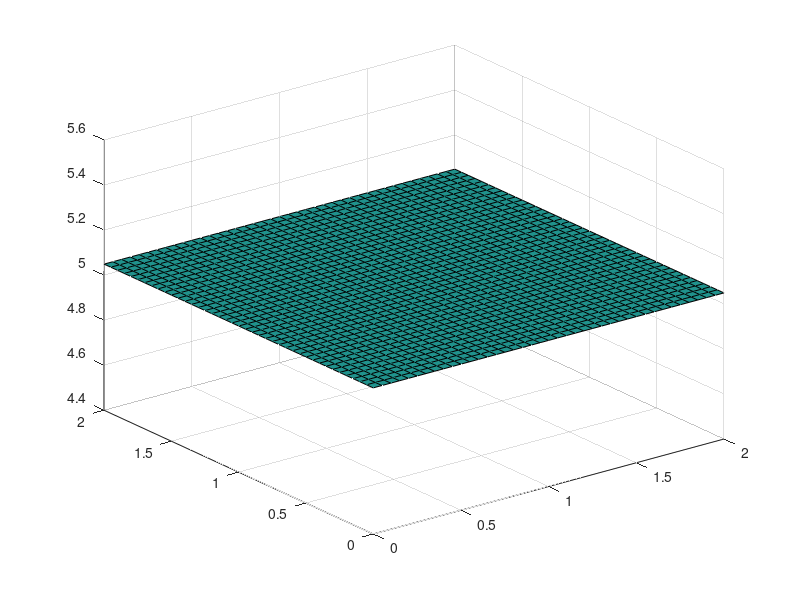

Source code (MATLAB): (Note: this script raises an error after producing the figure.)
clear all;
figure
M = 3;
hm = [1:M];
hm = sort(hm,'descend');
R=2;
Pij = zeros(M,M);
Pij(1,1) = (2^R-1)/hm(1);
 

Pija = zeros(M,M);
Pija(1,1) = (2^R-1)/hm(1);
for m = 2 : M
    for i = 1 : m
        prod1 = 1;
        for p =1 : m
            prod1 = prod1 * hm(m)/(hm(m)*sum(Pija(p:m-1,p))+1);
        end

        Pija(m,i) = (exp(R)/prod1)^(1/m) - (hm(m)*sum(Pija(i:m-1,i)) +1 )/hm(m);


    end
end 

Eall = sum(sum(Pija)) 

%exhaustive search
Pvec = [0:0.05:2];
for i =1 : length(Pvec)
    for j = 1 : length(Pvec)
        P31 = Pvec(i); P32 = Pvec(j);
        R31 = log(1+P31*hm(3)/(hm(3)*(Pija(1,1)+Pija(2,1)) +1));
        R32 = log(1+P32*hm(3)/(hm(3)*(Pija(2,2)) +1));
        P33 = (exp(R-R31-R32)-1)/hm(3);
        Eex(i,j) = P31 + P32 + P33;
        Enoma(i,j) = sum(Pija(3,:));
    end
end

 

surf(Pvec,Pvec, Enoma )
alpha 0.5
hold

surf(Pvec,Pvec, Eex )
